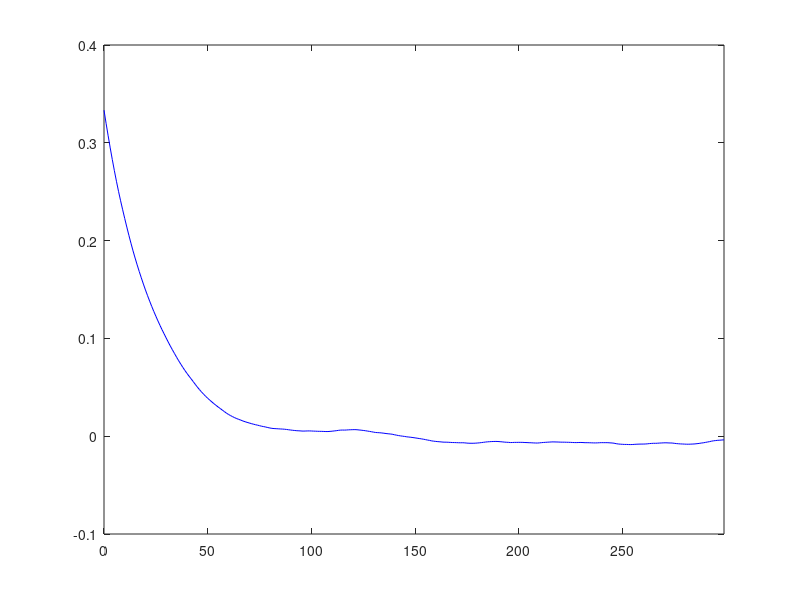

Write the MATLAB code that produced this figure. (Note: this script raises an error after producing the figure.)
% Computes the following rotational correlation function
%
%                G(k,m,p,q)=<R(k,m)*R(p,q)>
%
% where R is the 3D Cartesian rotation matrix, using the 
% Monte-Carlo method.
%
% i.kuprov@soton.ac.uk

function correlation_function_5()

% Set testing parameters
sigma_iso=0.2; k=2; m=3; p=2; q=3;

% Set number of points
npoints=1e5; nlags=300;

% Generate angle track
angles=randn(3,npoints);

% Preallocate rotation matrix array
R=zeros([3 3 npoints]); R(:,:,1)=eye(3);

% Loop over Monte-Carlo steps
for n=2:npoints
    
    % Generate a random rotation
    R_gen=[ 0  1  0; -1  0  0;  0  0  0]*angles(1,n)+...
          [ 0  0  1;  0  0  0; -1  0  0]*angles(2,n)+...
          [ 0  0  0;  0  0  1;  0 -1  0]*angles(3,n);
    R(:,:,n)=R(:,:,n-1)*expm(sigma_iso*R_gen);
       
end

% Get Monte-Carlo correlation function
[cf_mc,lags]=xcorr(squeeze(R(k,m,:)),...
                   squeeze(R(p,q,:)),nlags,'normalized');
cf_mc=(1/3)*ifftshift(cf_mc); lags=ifftshift(lags);

% Plotting
figure(); 
plot(lags(1:nlags),real(cf_mc(1:nlags)),'b-');
xlim('tight'); kgrid; kxlabel('lag, points');
kylabel('correlation function'); 
klegend({'Monte-Carlo'},'Location','NorthEast');

end

